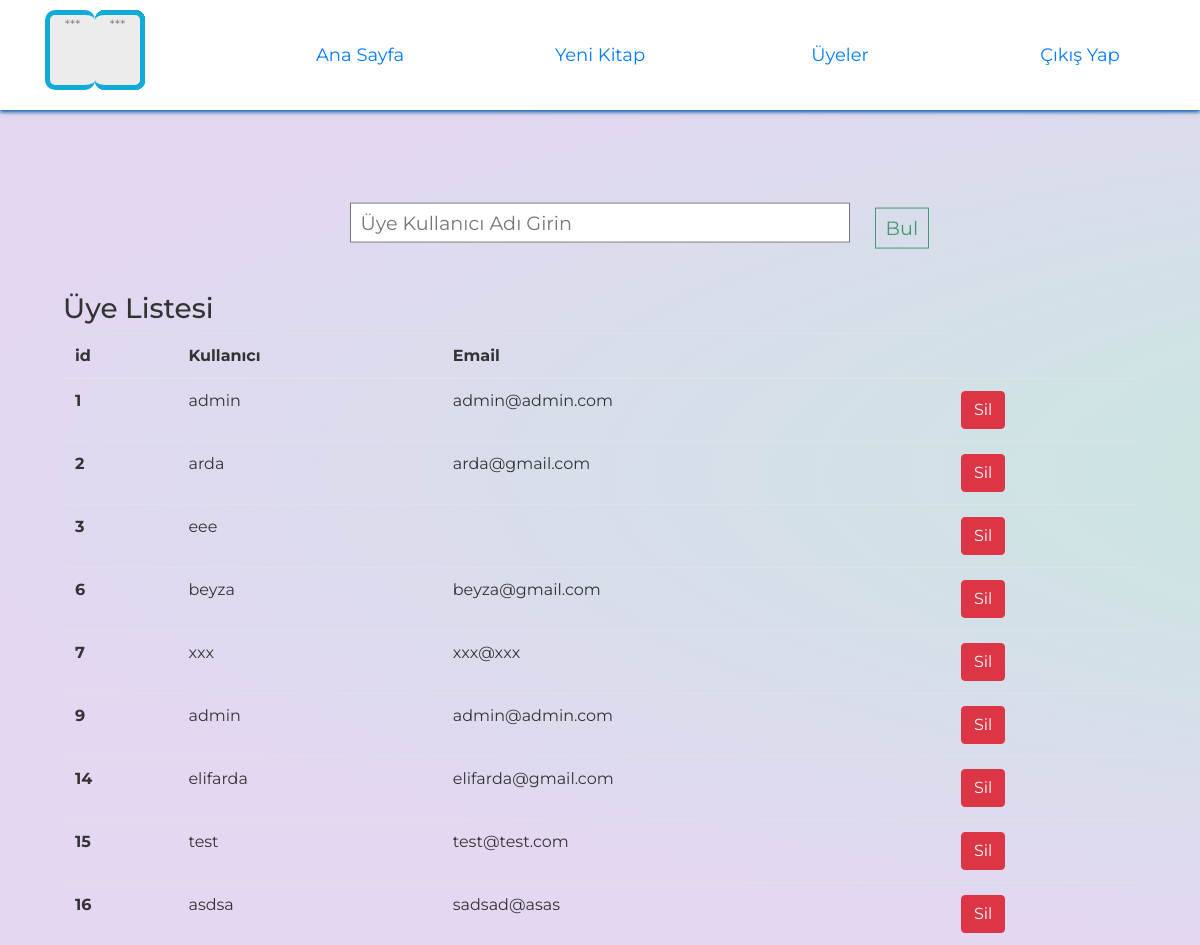
/admin_users, run on the app's committed database.
### Models/user.py (models this page shows)
class User(UserMixin,db.Model):
    id = db.Column(db.Integer, primary_key=True)
    username = db.Column(db.String(120))
    email = db.Column(db.String(120))
    password = db.Column(db.String(80))

### Routes/routes.py (the view)
@routes.route("/admin_users")
def admin_users():
    users = User.query.all()
    return render_template("admin_users.html", users=users)

### templates/admin_users.html (shortened to what this page needs)
<html>
<head>
    <link rel="stylesheet" href="https://maxcdn.bootstrapcdn.com/bootstrap/4.0.0/css/bootstrap.min.css">
    <link rel="stylesheet" type="text/css" href="../static/css/home.css" />
    <link rel="stylesheet" type="text/css" href="../static/css/search.css" />
</head>
<body>
    <div>
        <section class='header'>
            <header>
                <ul class='menu'>
                <li>
                        <div class="logo">
                            <div class="paper">
                            </div>
                            <div class="paper">
                            </div>
                        </div>
                    </li>
                    <li>
                        <a href='/admin'>Ana Sayfa</a>
                    </li>
                    <li>
                        <a href='/admin_book'>Yeni Kitap</a>
                    </li>
                    <li>
                        <a href='/admin_users'>Üyeler</a>
                    </li>
                    <li class="logout">
                        <a href='/logout'>Çıkış Yap</a>
                    </li>
                </ul>
            </header>
        </section>
        <div style="margin-top: 150px;" class="container">
            <form action="/member_search" method="POST" id="searchform">
                <input type="text" name="member_search" id="search-bar" placeholder="Üye Kullanıcı Adı Girin" />
                <button type="submit" name="member_search" id="submit">Bul</button>
            </form>
            <table class="table table-hover">
                <h3>Üye Listesi</h3>
                <thead>
                    <tr>
                        <th scope="col">id</th>
                        <th scope="col">Kullanıcı</th>
                        <th scope="col">Email</th>
                    </tr>
                </thead>
                <tbody>
                {% if members: %}
                    {%for member in members %}
                    <tr>
                        <th scope="row">{{member.id}}</th>
                        <td>{{member.username}}</td>
                        <td>{{member.email}}</td>
                        <td><a href="/user_delete/{{member.id}}" method="DELETE" class="btn btn-danger">Sil</a>
                    </tr>
                    {% endfor %}
                    {% else %}
                      {%for user in users %}
                    <tr>
                        <th scope="row">{{user.id}}</th>
                        <td>{{user.username}}</td>
                        <td>{{user.email}}</td>
                        <td><a href="/user_delete/{{user.id}}" method="DELETE" class="btn btn-danger">Sil</a>
                    </tr>
                    {% endfor %}
                    {% endif %}
                </tbody>
            </table>
        </div>
    </div>
</body>
</html>

### static/css/home.css (style rules this page uses)
body { font-family: "Montserrat", Helvetica, sans-serif; background: radial-gradient( ellipse at center, rgba(194, 234, 219, 1) 0%, rgba(227, 215, 242, 1) 74%, rgba(227, 215, 242, 1) 74%); background-size: 300%; padding: 3em; color: #333; }
a { font-weight: 400; font-size: 18px; -webkit-transition: all 0.25s; transition: all 0.25s; }
ul { padding: 0; margin: 0; }
.header { position: fixed; top: 0; left: 0; right: 0; height: 110px; background: #fff; box-shadow: 0 2px 4px #0056a1; z-index: 2; }
.menu li { width: 20%; height: 110px; box-sizing: border-box; display: block; float: left; list-style: none; position: relative; display: table; border-bottom: 0px solid #007fed; -webkit-transition: all 0.25s; transition: all 0.25s; }
.menu li a { display: block; text-align: center; display: table-cell; vertical-align: middle; text-decoration: none; }
li .logo { position: relative; width: 40px; height: 70px; margin: 15px auto; perspective: 190px; transform-style: preserve-3d; -webkit-backface-visibility: visible; }
.logo .paper { position: absolute; margin: auto; left: -9999px; right: -9999px; top: -9999px; bottom: -9999px; width: 50px; height: 80px; background: #ececec; border: 5px solid #10abd9; border-radius: 10px; border-left: 0; transform-origin: 0% 50%; text-align: center; color: gray; }
.logo .paper::after { content: "***"; font-size: 80%; }
.logo .paper:nth-child(2) { transform: rotateY(180deg); }
.logo .paper:nth-child(12) { animation: flip 2.5s infinite ease-in-out; animation-delay: 2.8861s; }

### static/css/search.css (style rules this page uses)
html, body { width: 100%; height: 100%; }
body { background: radial-gradient( ellipse at center, rgba(194, 234, 219, 1) 0%, rgba(227, 215, 242, 1) 74%, rgba(227, 215, 242, 1) 74%); background-size: 300%; font-family: "Montserrat", Helvetica, sans-serif; padding: 3em; color: #333; }
#searchform { display: block; margin: 0 auto; width: 100%; max-width: 500px; transform: translateY(10%); position: relative; }
#search-bar { display: block; margin: 0.25em 0 0; width: 100%; padding: 0.25em 0.5em; font-size: 1.2em; }
.output, #search-bar { background: #fff; border: 1px solid #767676; }
#submit { display: block; margin: -1.83em 525 2.5em; padding: 0.25em 0.5em; font-size: 1.2em; color: #439973; border: 1px solid #439973; background: 0; transition: color 0.2s, background 0.2s; }

### data on the page
User: id "1", username "admin", email "admin@admin.com"
User: id "2", username "arda", email "arda@gmail.com"
User: id "3", username "eee"
User: id "6", username "beyza", email "beyza@gmail.com"
User: id "7", username "xxx", email "xxx@xxx"
User: id "9", username "admin", email "admin@admin.com"
User: id "14", username "elifarda", email "elifarda@gmail.com"
User: id "15", username "test", email "test@test.com"
User: id "16", username "asdsa", email "sadsad@asas"
